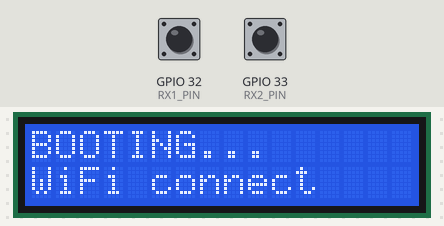
The sketch below on a simulated ESP32. Parts: 16×2 character LCD. Inputs (shaded band) come from the test bench; at power-on: GPIO 32 (RX1_PIN) HIGH, GPIO 33 (RX2_PIN) HIGH. WiFi joins after 1.5 s; servers stay silent unless stated; what the sketch prints to the serial monitor is not drawn.

Above: at 0.4 s.
At 4.1 s:
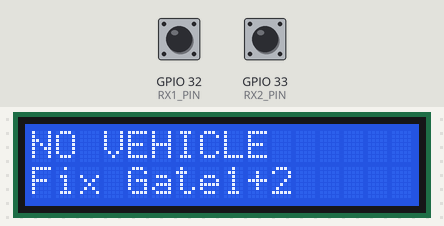
4.2 s: GPIO 32 (RX1_PIN) pulled LOW for 0.15 s
At 4.23 s:
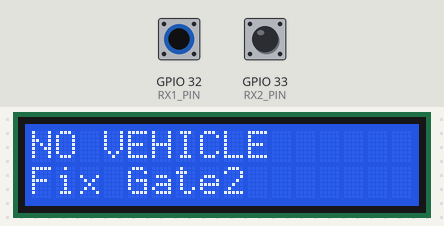
Timing chart, 0 to 7.2 s (numbered marks = the images above; inputs shaded):
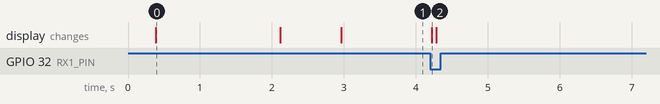

The sketch:

IR-2Gate-TxRx-LCD-ImgCapture.ino
```cpp
#include <WiFi.h>
#include <HTTPClient.h>
#include <Wire.h>
#include <LiquidCrystal_I2C.h>

// ================== WIFI / HUB ==================
const char* WIFI_SSID = "YOUR_WIFI_SSID";   // set before flashing
const char* WIFI_PASS = "YOUR_WIFI_PASSWORD";  // never commit real credentials

const char* LAPTOP_IP = "192.168.10.5";
const int   LAPTOP_PORT = 5000;

// ================== LCD ==================
const uint8_t LCD_ADDR = 0x27;   // change if needed
LiquidCrystal_I2C lcd(LCD_ADDR, 16, 2);

// ================== GATE PINS ==================
const int TX1_PIN = 25;
const int TX2_PIN = 26;
const int RX1_PIN = 32;
const int RX2_PIN = 33;

// ================== IR PWM ==================
const uint32_t PWM_FREQ = 38000;
const uint8_t  PWM_RES  = 8;
const uint32_t DUTY_ON  = 200;    // 0..255

// Time-multiplex bursts: TX1 ON -> gap -> TX2 ON -> gap
const uint32_t BURST_ON_US  = 600;
const uint32_t BURST_OFF_US = 650;

enum Phase { TX1_ON, GAP1, TX2_ON, GAP2 };
Phase phase = TX1_ON;
uint32_t nextToggleUs = 0;

// Pairing window: only accept RX edges from the currently active TX window
volatile uint8_t activeGate = 1;

// ================== RX edge timestamps ==================
volatile uint32_t lastEdge1 = 0;
volatile uint32_t lastEdge2 = 0;

void IRAM_ATTR isrRx1() { if (activeGate == 1) lastEdge1 = micros(); }
void IRAM_ATTR isrRx2() { if (activeGate == 2) lastEdge2 = micros(); }

// Beam detection thresholds
const uint32_t PRESENT_US = 60000;        // 60ms
const uint32_t BREAK_CONFIRM_US = 25000;  // 25ms
const uint32_t ARM_STABLE_MS = 300;

// ================== SPEED SETTINGS ==================
const float GATE_DISTANCE_M = 2.0;
const float SPEED_LIMIT_KMH = 20.0;
const float MAX_VALID_SPEED_KMH = 80.0;

const float GATE2_TIMEOUT_S = 2.0;
const uint32_t GATE2_DEADTIME_US = 80000; // ignore gate2 break for first 80ms

// Capture cooldown
const uint32_t CAPTURE_COOLDOWN_MS = 1500;
uint32_t lastCaptureMs = 0;

// ================== LCD helper ==================
String lastL0="", lastL1="";
void lcdShow(const String& l0, const String& l1) {
  String a=l0, b=l1;
  if (a.length()>16) a=a.substring(0,16);
  if (b.length()>16) b=b.substring(0,16);
  if (a==lastL0 && b==lastL1) return;
  lastL0=a; lastL1=b;
  lcd.clear();
  lcd.setCursor(0,0); lcd.print(a);
  lcd.setCursor(0,1); lcd.print(b);
}

// ================== WiFi ensure/reconnect ==================
bool ensureWiFi(uint32_t timeoutMs = 20000) {
  // Already connected with valid IP?
  if (WiFi.status() == WL_CONNECTED && WiFi.localIP() != IPAddress(0,0,0,0)) return true;

  WiFi.mode(WIFI_STA);
  WiFi.setAutoReconnect(true);    // auto reconnect support :contentReference[oaicite:2]{index=2}

  // Clean restart of STA connection (do NOT erase credentials)
  WiFi.disconnect(true);
  delay(200);

  WiFi.begin(WIFI_SSID, WIFI_PASS);

  uint32_t t0 = millis();
  while (millis() - t0 < timeoutMs) {
    if (WiFi.status() == WL_CONNECTED && WiFi.localIP() != IPAddress(0,0,0,0)) {
      return true;
    }
    delay(250);
  }
  return false;
}

// ================== IR burst engine ==================
void setTxDuty(uint32_t d1, uint32_t d2) {
  ledcWrite(TX1_PIN, d1);
  ledcWrite(TX2_PIN, d2);
}

void updateBursts() {
  uint32_t now = micros();
  if ((int32_t)(now - nextToggleUs) < 0) return;

  switch (phase) {
    case TX1_ON:
      activeGate = 1;
      setTxDuty(DUTY_ON, 0);
      nextToggleUs = now + BURST_ON_US;
      phase = GAP1;
      break;

    case GAP1:
      activeGate = 1;
      setTxDuty(0, 0);
      nextToggleUs = now + BURST_OFF_US;
      phase = TX2_ON;
      break;

    case TX2_ON:
      activeGate = 2;
      setTxDuty(0, DUTY_ON);
      nextToggleUs = now + BURST_ON_US;
      phase = GAP2;
      break;

    case GAP2:
      activeGate = 2;
      setTxDuty(0, 0);
      nextToggleUs = now + BURST_OFF_US;
      phase = TX1_ON;
      break;
  }
}

inline bool present1() { return (micros() - lastEdge1) < PRESENT_US; }
inline bool present2() { return (micros() - lastEdge2) < PRESENT_US; }

// ================== Laptop trigger (with WiFi ensure) ==================
bool triggerLaptop(float speedKmh) {
  if (millis() - lastCaptureMs < CAPTURE_COOLDOWN_MS) return true;
  lastCaptureMs = millis();

  // Make sure WiFi is up right before capture
  if (!ensureWiFi(7000)) {
    Serial.println("WiFi down -> cannot capture");
    return false;
  }

  HTTPClient http;
  String url = String("http://") + LAPTOP_IP + ":" + String(LAPTOP_PORT) +
               "/trigger?speed=" + String(speedKmh, 2);

  Serial.print("GET "); Serial.println(url);

  http.begin(url);
  int code = http.GET();
  http.end();

  Serial.print("HTTP code="); Serial.println(code);
  return (code == 200);
}

// ================== STATE MACHINE ==================
enum State {
  WAIT_BOTH_STABLE,
  READY_WAIT_GATE1,
  TIMING_WAIT_GATE2
};

State state = WAIT_BOTH_STABLE;

uint32_t bothPresentSinceMs = 0;
uint32_t g1CandidateUs = 0;
uint32_t g2CandidateUs = 0;
uint32_t tGate1Us = 0;

void setup() {
  Serial.begin(115200);
  delay(300);

  Wire.begin(21, 22);
  lcd.init();
  lcd.backlight();

  lcdShow("BOOTING...", "WiFi connect");

  // Try connect WiFi (but do not block forever)
  bool wifiOk = ensureWiFi(20000);
  if (wifiOk) {
    lcdShow("WiFi OK", WiFi.localIP().toString());
    Serial.print("WiFi OK IP="); Serial.println(WiFi.localIP());
    delay(800);
  } else {
    lcdShow("WiFi FAIL", "Speed only");
    Serial.println("WiFi FAIL (will try again on capture)");
    delay(800);
  }

  pinMode(RX1_PIN, INPUT_PULLUP);
  pinMode(RX2_PIN, INPUT_PULLUP);

  attachInterrupt(digitalPinToInterrupt(RX1_PIN), isrRx1, FALLING);
  attachInterrupt(digitalPinToInterrupt(RX2_PIN), isrRx2, FALLING);

  bool ok1 = ledcAttach(TX1_PIN, PWM_FREQ, PWM_RES);
  bool ok2 = ledcAttach(TX2_PIN, PWM_FREQ, PWM_RES);
  Serial.printf("ledcAttach TX1=%d TX2=%d\n", ok1, ok2);

  setTxDuty(0, 0);
  nextToggleUs = micros();

  lcdShow("SYSTEM READY", "Align beams");
}

void loop() {
  updateBursts();

  bool g1p = present1();
  bool g2p = present2();

  // Debug every 500ms (remove later)
  static uint32_t tPrint = 0;
  if (millis() - tPrint > 500) {
    tPrint = millis();
    Serial.printf("STATE=%d G1p=%d G2p=%d age1=%luus age2=%luus\n",
      (int)state, g1p, g2p,
      (unsigned long)(micros()-lastEdge1),
      (unsigned long)(micros()-lastEdge2));
  }

  switch (state) {

    case WAIT_BOTH_STABLE: {
      if (g1p && g2p) {
        if (bothPresentSinceMs == 0) bothPresentSinceMs = millis();
        if (millis() - bothPresentSinceMs >= ARM_STABLE_MS) {
          state = READY_WAIT_GATE1;
          g1CandidateUs = 0;
          lcdShow("READY", "No vehicle");
          Serial.println("READY (armed)");
        }
      } else {
        bothPresentSinceMs = 0;
        if (!g1p && !g2p) lcdShow("NO VEHICLE", "Fix Gate1+2");
        else if (!g1p)    lcdShow("NO VEHICLE", "Fix Gate1");
        else              lcdShow("NO VEHICLE", "Fix Gate2");
      }
    } break;

    case READY_WAIT_GATE1: {
      // If Gate2 is lost, we can’t measure (go back)
      if (!g2p) {
        state = WAIT_BOTH_STABLE;
        bothPresentSinceMs = 0;
        break;
      }

      // Gate1 break detection (confirm)
      if (!g1p) {
        if (g1CandidateUs == 0) g1CandidateUs = micros();
        if (micros() - g1CandidateUs >= BREAK_CONFIRM_US) {
          tGate1Us = micros();
          state = TIMING_WAIT_GATE2;
          g2CandidateUs = 0;
          lcdShow("VEHICLE...", "Gate1 broken");
          Serial.println("Gate1 BROKEN -> start");
        }
      } else {
        g1CandidateUs = 0;
      }
    } break;

    case TIMING_WAIT_GATE2: {
      float waited = (micros() - tGate1Us) / 1e6f;
      if (waited > GATE2_TIMEOUT_S) {
        lcdShow("TIMEOUT", "Try again");
        Serial.println("TIMEOUT (no Gate2)");
        state = WAIT_BOTH_STABLE;
        bothPresentSinceMs = 0;
        break;
      }

      if ((micros() - tGate1Us) < GATE2_DEADTIME_US) break;

      // Gate2 break detection (confirm)
      if (!g2p) {
        if (g2CandidateUs == 0) g2CandidateUs = micros();
        if (micros() - g2CandidateUs >= BREAK_CONFIRM_US) {
          float dt = (micros() - tGate1Us) / 1e6f;
          float speedKmh = (GATE_DISTANCE_M / dt) * 3.6f;

          float dt_min = GATE_DISTANCE_M / (MAX_VALID_SPEED_KMH / 3.6f);
          if (dt < dt_min || speedKmh > MAX_VALID_SPEED_KMH) {
            Serial.printf("GLITCH dt=%.4f speed=%.2f\n", dt, speedKmh);
            lcdShow("GLITCH", "Ignored");
          } else {
            Serial.printf("dt=%.4f s speed=%.2f km/h\n", dt, speedKmh);
            lcdShow("SPEED:", String(speedKmh,1) + " km/h");

            if (speedKmh > SPEED_LIMIT_KMH) {
              Serial.println("OVERSPEED branch entered");
              Serial.print("WiFi.status="); Serial.println(WiFi.status());
              Serial.print("ESP32 IP="); Serial.println(WiFi.localIP());

              lcdShow("OVERSPEED!", "Capturing...");
              bool ok = triggerLaptop(speedKmh);

              if (ok) lcdShow("OVERSPEED!", "LOGGED");
              else    lcdShow("OVERSPEED!", "WiFi/CAP FAIL");
            } else {
              lcdShow("OK", "No capture");
            }
          }

          state = WAIT_BOTH_STABLE;
          bothPresentSinceMs = 0;
          Serial.println("DONE -> wait stable");
        }
      } else {
        g2CandidateUs = 0;
      }
    } break;
  }

  delay(2);
}
```

Measured:
- after the input at 4.2 s, the display: changes at once (image 2)
- what the display in image 0 shows lasts 1.7 s, from 0.4 s to 2.1 s
